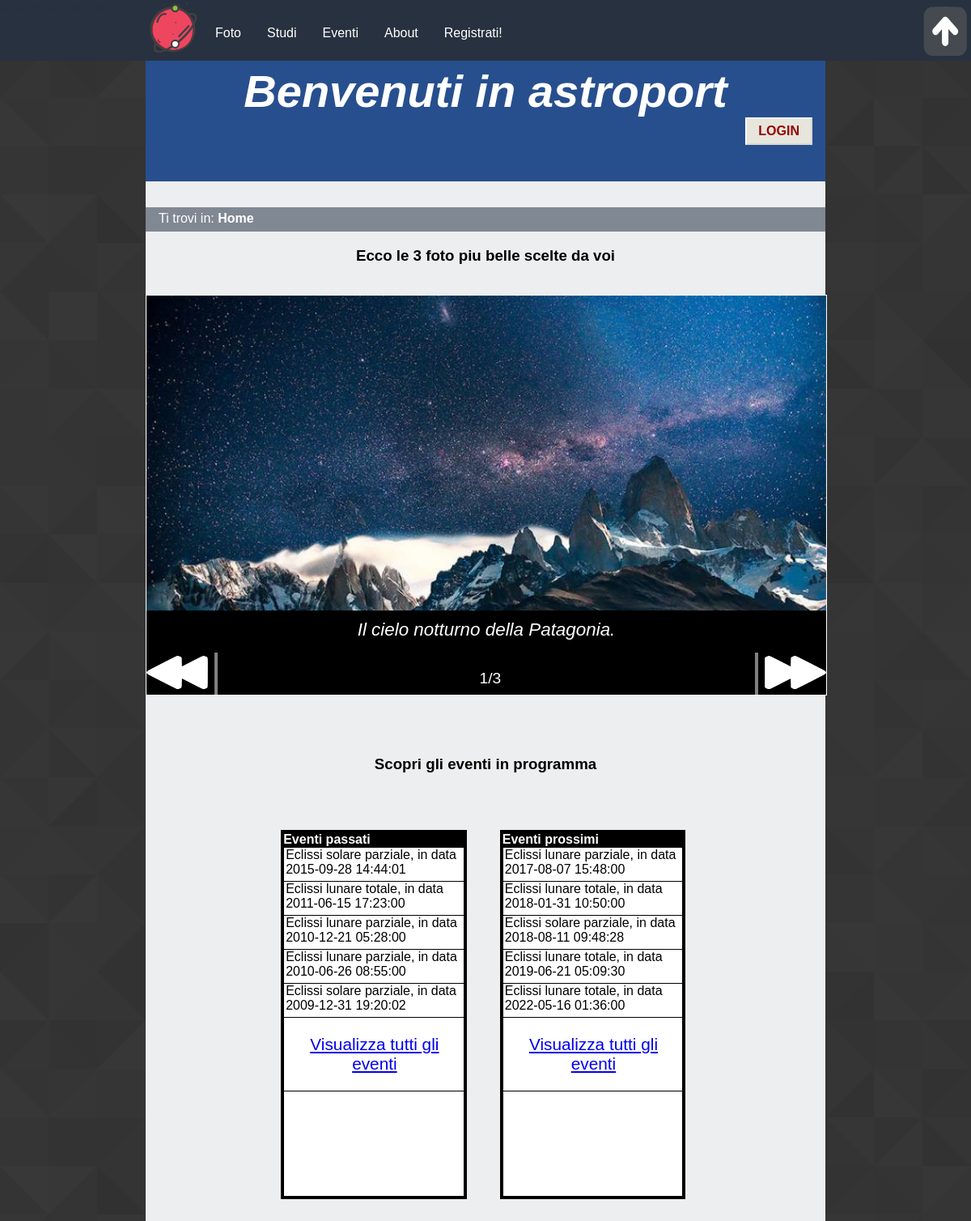
The page / on the database its author committed.
### tables this page shows
CREATE TABLE `avvenimenti` (
  `idavvenimento` int(11) NOT NULL,
  `tipo` varchar(40) NOT NULL,
  `inizio` datetime NOT NULL,
  `fine` datetime DEFAULT NULL
);

### backend/connessione.php (called while the page is built, shortened)
<?php
   $errore_DB=FALSE;
?>

### index.php (the view, shortened to what this page needs)
<?php
    include "backend/connessione.php";
    echo file_get_contents("parti/index0.html");
    if(!isset($_SESSION['usermail'])) echo file_get_contents("parti/headernonloggato.html");
    else echo file_get_contents("parti/headerloggato.html");
    echo file_get_contents("parti/slideshow.html");
  if($errore_DB==FALSE){
    $imm_query="SELECT *  FROM foto JOIN fotobyrank ON foto.idfoto=fotobyrank.idfoto ORDER BY rank DESC LIMIT 3";
    if(!$result=$connessione->query($imm_query)){
      echo '<p>Abbiamo riscontrato dei problemi nel visualizzare le foto.</p>';
	  }else if(!$connessione->connect_errno){
		 if($result->num_rows>0){
      while($row=$result->fetch_array(MYSQLI_ASSOC)){
        echo '<a class="imgslide_a" tabindex="0" href="fotoutente.php?idft='.$row['idfoto'].'"><img src="'.$row['immagine'].'" class="imgslide" alt="'.$row['didascalia'].'" /></a>';
        echo '<div class="slide_didasc"> <p class="p_slide">'.$row['didascalia'].'</p></div>';
      }
		}
	}
}else echo '<p>'.$msg_errore_DB.'</p>';
	$datetime_now=date("Y-m-d H:i:s");
  echo file_get_contents("parti/index1.html");
if($errore_DB==FALSE){
  if(!$result=$connessione->query("SELECT * FROM avvenimenti WHERE fine<'$datetime_now' ORDER BY fine DESC LIMIT 5")){
       echo '<p>Abbiamo riscontrato dei problemi nel visualizzare gli eventi passati.</p>';
  }else{
    if($result->num_rows>0){
      while($row=$result->fetch_array(MYSQLI_ASSOC)){
        echo "<p>".$row['tipo'].", in data ".$row['inizio']."</p>";
      }
      echo '<p class="link_eventi"><a href="eventi.php">Visualizza tutti gli eventi</a></p>';
    }
  }
}else echo '<p>'.$msg_errore_DB.'</p>';
  echo file_get_contents("parti/index2.html");
if($errore_DB==FALSE){
  if(!$result=$connessione->query("SELECT * FROM avvenimenti WHERE fine>'$datetime_now'ORDER BY inizio LIMIT 5")){
      echo '<p>Abbiamo riscontrato dei problemi nel visualizzare gli eventi futuri.</p>';
	}else{
		if($result->num_rows>0){
			while($row=$result->fetch_array(MYSQLI_ASSOC)){
				echo "<p>".$row['tipo'].", in data ".$row['inizio']."</p>";
			}
        echo '<p class="link_eventi"><a href="eventi.php">Visualizza tutti gli eventi</a></p>';
		}
	}
}else echo $msg_errore_DB;
  echo file_get_contents("parti/index3.html");
?>

### style/desktop_style.css (style rules this page uses)
* { padding: 0em; margin: 0em; }
html { height:100%; min-height: 100%; }
body { font-family: Verdana, Helvetica, Georgia, sans-serif; max-width: 70%; min-width: 46.875em; margin-left: auto; margin-right: auto; height:100%; min-height: 100%; color: #000000; background-image: url("images/as.png"); }
a img { border:0; }
#content { background-color: #edeeef; min-height:100%; padding-bottom: 10em; }
#logo_home { float: left; width: 4.375em; height: 4.375em; margin-left: 15%; display: inline-block; }
#content_menu { width: 70%; }
#menu { background-color: #28313f; position: fixed; left: 0; width: 100%; height: 4.6875em; z-index: 2; }
#content_menu { margin-left: 15%; }
#menu #main_content { position:absolute; left:0; color:#28313f; }
#content_menu ul { list-style-type: none; }
#content_menu a { float: left; color: white; background-color: #28313f; padding: 1em; border: 0px solid black; height: 1.25em; text-align: center; text-decoration: none; display: inline-block; font-size: 1em; margin-top:1em; -ms-transition: 0.3s; -webkit-transition:0.3s; -moz-transition: 0.3s; transition: 0.3s; }
#tornasu { position: absolute; margin-top: 0.5em; right: 0; width: 4em; height: 4em; }
#header { background-color: #274f8e; clear: both; margin-left: auto; margin-right: auto; padding-top: 5em; height: 9em; }
#header h1 { font-size: 3.5em; }
#eventi { margin-top: 2em; margin-left: auto; margin-right: auto; width: 70%; height: 30em; }
.contorno { width: 38%; height: 28.125em; padding:0.1875em; color:white; background-color:black; margin-top: 2em; margin-bottom: 1em; margin-left: 7%; float: left; }
#content #eventi_pre .link_eventi, #content #eventi_next .link_eventi { font-size: 1.3em; text-align: center; padding-top: 1em; padding-bottom: 1em; }
#eventi_pre, #eventi_next { background-color: #fff; border: 1px solid black; height: 26.875em; max-width:99%; overflow-y:auto; padding-right: 0.125em; color:black; }
#content #eventi_pre p, #content #eventi_next p { text-align: left; padding-bottom: 5px; padding-left: 2px; border-bottom: 1px solid black; padding-top: 0px; margin-left: 0; margin-right: 0; width:100%; }
#header h1 { color: white; font-style: italic; text-align: center; }
#content h2, #content h3 { text-align: center; margin-top: 1em; margin-bottom: 2em; }
#breadcrumb { background-color: #808893; width: 100%; margin-top: 2em; height: 1.875em; }
#content #breadcrumb p { color:white; margin-left: 0; margin-right: 0; padding-left: 1em; padding-top: 0.3em; }
.slideshow { width: 80%; position:relative; border: 1px solid white; margin-top: 2em; margin-left: auto; margin-right: auto; height: 38em; }
#content .p_slide { padding: 0; padding-top: 0.5em; color: white; width: 100%; font-style: italic; text-align: center; font-size: 1.4em; }
.imgslide { display: none; width: 100%; height: 30em; z-index: 0; }
.imgslide_a { display: none; }
.slide_didasc { position:absolute; bottom:4em; background-color:black; width:100%; height:4em; }
.arrowbar { position:absolute; bottom:0; background-color:black; width:100%; height:4em; }
#slidebuttonleft, #slidebuttonright { z-index: 0; position:absolute; width:10%; height:100%; border-color:white; cursor:pointer; }
#slidebuttonleft { border-right: 4px solid gray; }
#slidebuttonright { border-left: 4px solid gray; right:0; }
#slidebuttonleft img, #slidebuttonright img { z-index: 0; position:absolute; width:90%; height:95%; }
#slidebuttonright img { right:0; }
#number { font-size:1.2em; padding-top:1.1em; padding-bottom:1.1em; position:absolute; left:49%; right:49%; color:white; }
#eventi h3 { margin-top: 4em; }
#button_reg, #log_b, #button_login a, #comment { background: #e6e6dc; font-size: 1em; color: #900; padding: 6px 14px; border-width: 2px; border-style: solid; border-color: #fff #d8d8d0 #d8d8d0 #fff; text-decoration: none; text-transform: uppercase; font-weight: bold; display: block; }
#button_login a { float: right; margin-right: 1em; margin-bottom: 2em; }
#content p { padding-top: 1.5em; width:70%; margin-left: auto; margin-right: auto; }
@media screen and (max-width: 1400px) { .slideshow { width: 100%; height: 100%; } }
@media screen and (max-width: 1400px) { .imgslide { width: 100%; height: 79%; } }
@media screen and (max-width: 1400px) { .slide_didasc { bottom: 10.5%; height: 10.5%; } }
@media screen and (max-width: 1400px) { .arrowbar { height: 10.5%; } }

### rows shown on the page
avvenimenti: tipo "Eclissi solare parziale", inizio "2015-09-28 14:44:01"
avvenimenti: tipo "Eclissi lunare totale", inizio "2011-06-15 17:23:00"
avvenimenti: tipo "Eclissi lunare parziale", inizio "2010-12-21 05:28:00"
avvenimenti: tipo "Eclissi lunare parziale", inizio "2010-06-26 08:55:00"
avvenimenti: tipo "Eclissi solare parziale", inizio "2009-12-31 19:20:02"
avvenimenti: tipo "Eclissi lunare parziale", inizio "2017-08-07 15:48:00"
avvenimenti: tipo "Eclissi lunare totale", inizio "2018-01-31 10:50:00"
avvenimenti: tipo "Eclissi solare parziale", inizio "2018-08-11 09:48:28"
avvenimenti: tipo "Eclissi lunare totale", inizio "2019-06-21 05:09:30"
avvenimenti: tipo "Eclissi lunare totale", inizio "2022-05-16 01:36:00"

### other values the page prints
file_get_contents("parti/index0.html") "Foto Studi Eventi About Registrati! Benvenuti in astroport"
file_get_contents("parti/headernonloggato.html") "LOGIN"
file_get_contents("parti/slideshow.html") "Ti trovi in: Home Ecco le 3 foto piu belle scelte da voi"
$row['didascalia'] "Il cielo notturno della Patagonia."
file_get_contents("parti/index2.html") "Eventi prossimi"
